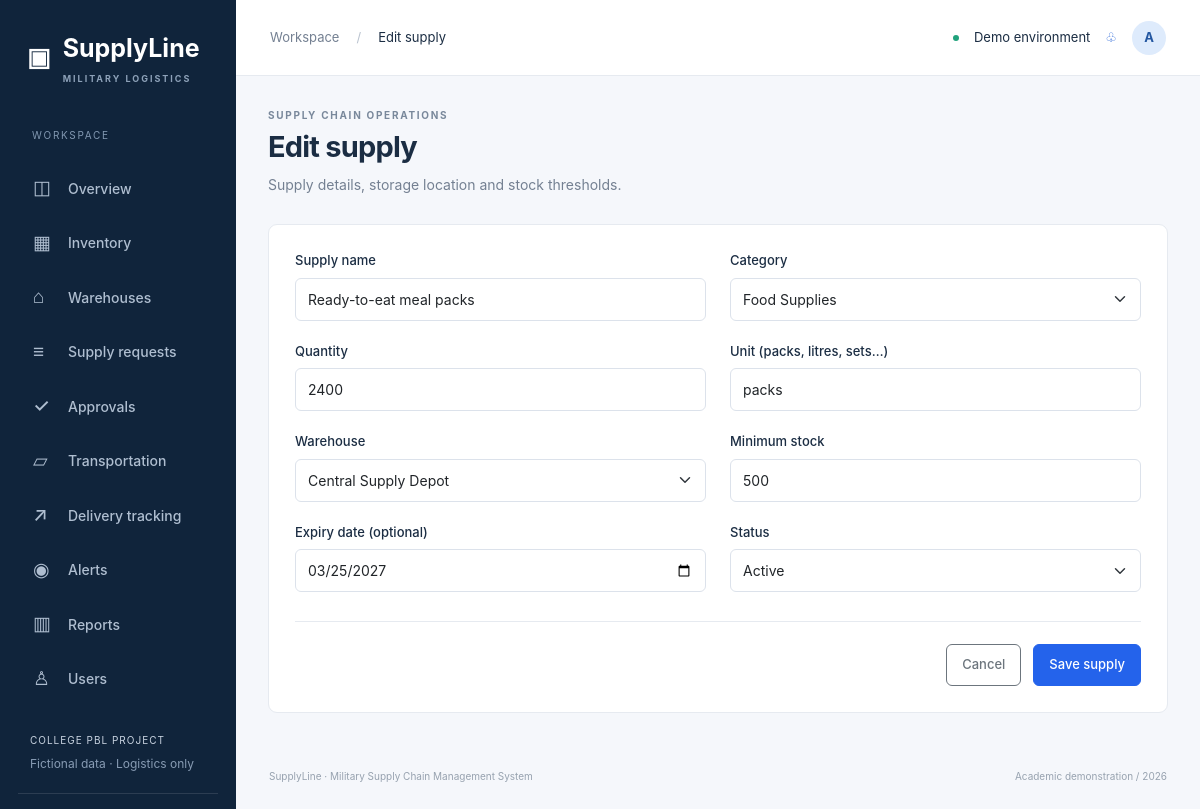
Screenshot of /supplies/1/edit (signed in) with the database file from the repository.
### tables this page shows
CREATE TABLE users(id INTEGER PRIMARY KEY,name TEXT NOT NULL,email TEXT UNIQUE NOT NULL,password TEXT NOT NULL,role TEXT NOT NULL CHECK(role IN ('Admin','Logistics Officer','Warehouse Staff')),warehouse_id INTEGER REFERENCES warehouses(id),CHECK(role!='Warehouse Staff' OR warehouse_id IS NOT NULL));

CREATE TABLE supplies(id INTEGER PRIMARY KEY,name TEXT NOT NULL,category TEXT NOT NULL,quantity INTEGER NOT NULL CHECK(quantity>=0),unit TEXT NOT NULL,warehouse_id INTEGER NOT NULL REFERENCES warehouses(id),minimum_stock INTEGER NOT NULL CHECK(minimum_stock>=0),expiry_date TEXT,status TEXT NOT NULL CHECK(status IN ('Active','Inactive')));

### app.py (the view, shortened to what this page needs)
@app.route('/supplies/add', methods=['GET','POST'])
@app.route('/supplies/<int:ident>/edit', methods=['GET','POST'])
@roles('Admin')
def supply_form(ident=None):
    supply = get_record('supplies', ident) if ident else None
    return render_template('edit_supply.html' if supply else 'add_supply.html', title='Edit supply' if supply else 'Add supply', supply=supply, warehouses=rows('SELECT * FROM warehouses'))

### app.py (called while the page is built)
def db():
    if 'db' not in g:
        g.db = sqlite3.connect(app.config['DATABASE'])
        g.db.row_factory = sqlite3.Row
        g.db.execute('PRAGMA foreign_keys=ON')
    return g.db

def rows(sql, args=()):
    return db().execute(sql, args).fetchall()

def one(sql, args=()):
    return db().execute(sql, args).fetchone()

def get_record(table, ident):
    result = one(f'SELECT * FROM {table} WHERE id=?', (ident,))
    if result is None:
        abort(404)
    return result

def roles(*allowed):
    def decorate(fn):
        @wraps(fn)
        def wrapped(*args, **kwargs):
            if not g.user:
                return redirect(url_for('login'))
            if allowed and g.user['role'] not in allowed:
                abort(403)
            return fn(*args, **kwargs)
        return wrapped
    return decorate

@app.before_request
def authenticate():
    g.user = one('SELECT * FROM users WHERE id=?', (session['user_id'],)) if session.get('user_id') else None
    session.setdefault('csrf', secrets.token_hex(24))
    if request.method == 'POST' and not secrets.compare_digest(session['csrf'], request.form.get('csrf', '')):
        abort(400, 'Invalid form token. Refresh the page and try again.')

@app.context_processor
def context():
    return dict(user=g.user, csrf=session.get('csrf'), categories=CATEGORIES, roles_list=ROLES, today=date.today().isoformat())

### templates/edit_supply.html
{% extends 'add_supply.html' %}

### templates/base.html
<!doctype html><html lang="en"><head><meta charset="utf-8"><meta name="viewport" content="width=device-width,initial-scale=1"><title>{{title}} · SupplyLine</title><link rel="stylesheet" href="{{url_for('static',filename='vendor/bootstrap.min.css')}}"><link rel="stylesheet" href="{{url_for('static',filename='css/style.css')}}"></head><body>{% if user %}<aside id="sidebar"><a class="brand" href="/">▣ <span>SupplyLine<small>MILITARY LOGISTICS</small></span></a><div class="workspace-label">WORKSPACE</div><nav>{% for endpoint,label,icon in [('dashboard','Overview','◫'),('inventory_page','Inventory','▦'),('warehouses_page','Warehouses','⌂'),('requests_page','Supply requests','≡'),('approvals','Approvals','✓'),('transportation','Transportation','▱'),('tracking','Delivery tracking','↗'),('alerts','Alerts','◉'),('reports','Reports','▥'),('users_page','Users','♙')] %}{% if user.role!='Warehouse Staff' or endpoint in ['dashboard','inventory_page','warehouses_page','tracking','alerts'] %}{% if endpoint!='users_page' or user.role=='Admin' %}<a class="{{'active' if request.endpoint==endpoint}}" href="{{url_for(endpoint)}}"><span>{{icon}}</span>{{label}}</a>{% endif %}{% endif %}{% endfor %}</nav><div class="sidebar-bottom"><div class="demo-note">COLLEGE PBL PROJECT<small>Fictional data · Logistics only</small></div><a class="profile-link" href="{{url_for('profile')}}"><b class="avatar">{{user.name[:1]}}</b><span>{{user.name}}<small>{{user.role}}</small></span></a><form method="post" action="{{url_for('logout')}}"><input type="hidden" name="csrf" value="{{csrf}}"><button class="logout">↪ Sign out</button></form></div></aside>{% endif %}<div class="{{'shell' if user else 'login-shell'}}">{% if user %}<header><div><button id="menu-toggle" aria-label="Toggle navigation">☰</button><span class="muted">Workspace</span><span class="crumb">/</span>{{title}}</div><div class="header-right"><span class="live-dot"></span> Demo environment <a href="{{url_for('alerts')}}" aria-label="View alerts">♧</a><a class="avatar" href="{{url_for('profile')}}">{{user.name[:1]}}</a></div></header>{% endif %}<main>{% for category,message in get_flashed_messages(with_categories=true) %}<div role="alert" class="alert alert-{{category}}">{{message}}</div>{% endfor %}{% block content %}{% endblock %}</main>{% if user %}<footer>SupplyLine · Military Supply Chain Management System <span>Academic demonstration / {{today[:4]}}</span></footer>{% endif %}</div><script src="{{url_for('static',filename='js/script.js')}}"></script>{% block scripts %}{% endblock %}</body></html>

### templates/macros.html
{% macro badge(status) %}<span class="status status-{{status|lower|replace(' ','-')}}">{{status}}</span>{% endmacro %}{% macro input(name,label,value='',type='text',required=true) %}<label class="field">{{label}}<input class="form-control" type="{{type}}" name="{{name}}" value="{{request.form.get(name,value) or ''}}" {% if required %}required{% endif %} {% if type=='number' %}min="0" max="100000000" step="1"{% endif %}></label>{% endmacro %}{% macro csrf_field() %}<input type="hidden" name="csrf" value="{{csrf}}">{% endmacro %}{% macro heading(title,description) %}<div class="page-heading"><div><div class="eyebrow">SUPPLY CHAIN OPERATIONS</div><h1>{{title}}</h1><p>{{description}}</p></div></div>{% endmacro %}

### static/css/style.css (style rules this page uses)
:root { --navy:#10243b;--blue:#2463eb;--muted:#748092;--border:#e6eaf0;--bg:#f5f7fb;--ink:#1b2d43 }
* { box-sizing:border-box }
body { margin:0;background:var(--bg);color:var(--ink);font-family:Inter,-apple-system,BlinkMacSystemFont,'Segoe UI',sans-serif;font-size:14px }
a { color:#2764d6;text-decoration:none }
h1 { font-size:29px;letter-spacing:-.8px;font-weight:700;margin:7px 0 9px }
p { line-height:1.6 }
small { font-size:12px }
aside { position:fixed;inset:0 auto 0 0;width:236px;background:var(--navy);color:#c8d3e0;padding:30px 18px;display:flex;flex-direction:column;z-index:30 }
.brand { color:#fff;display:flex;gap:12px;font-size:25px;font-weight:750;align-items:center;padding:0 9px }
.brand small { display:block;letter-spacing:2px;font-size:9px;color:#8da1b8;margin-top:4px }
.workspace-label { font-size:10px;letter-spacing:1.7px;color:#8298b1;margin:43px 14px 16px }
nav a { display:flex;gap:13px;align-items:center;color:#afbed0;padding:11px 15px;border-radius:7px;margin:4px 0;font-weight:500 }
nav a span { font-size:19px;width:22px }
.sidebar-bottom { margin-top:auto }
.demo-note { font-size:10px;letter-spacing:1px;padding:25px 12px 20px;border-bottom:1px solid #2c3d52 }
.demo-note small { display:block;letter-spacing:0;color:#879bb3;margin-top:7px }
.avatar { display:inline-flex;border-radius:50%;background:#deebfc;color:#2457a1;align-items:center;justify-content:center;width:34px;height:34px;font-size:13px;font-weight:700 }
.shell { margin-left:236px }
header { height:76px;border-bottom:1px solid var(--border);background:#fff;display:flex;justify-content:space-between;align-items:center;padding:0 34px;font-size:13px }
.crumb { padding:0 17px;color:#bac3cf }
.header-right { display:flex;gap:15px;align-items:center }
.live-dot { width:6px;height:6px;background:#20a27c;border-radius:50% }
.muted { color:var(--muted) }
main { max-width:1680px;margin:auto;padding:32px }
.page-heading { display:flex;justify-content:space-between;align-items:center;margin-bottom:28px }
.page-heading p { color:var(--muted);margin:0 }
.eyebrow { font-size:10px;letter-spacing:1.7px;font-weight:700;color:#79889b }
footer { display:flex;justify-content:space-between;padding:0 33px 25px;color:#97a2af;font-size:10px }
.field { display:block;font-size:13px;font-weight:500;margin-bottom:21px }
.form-control,.form-select { font-size:14px;padding:10px 12px;border-color:#dce2eb;margin-top:7px }
button,a,input,select,summary { outline-offset:4px }
aside { overflow-y:auto }

### rows the page displays
users: name "A"
supplies: name "Ready-to-eat meal packs", quantity "2400", unit "packs", minimum_stock "500", expiry_date "03/25/2027"

### other values shown
{{ icon }} "◫" "▦" "⌂" "≡" "✓" "▱" "↗" "◉" "▥" "♙"
{{ label }} "Overview" "Inventory" "Warehouses" "Supply requests" "Approvals" "Transportation" "Delivery tracking" "Alerts" "Reports" "Users"
{{ title }} "Edit supply"
{{ description }} "Supply details, storage location and stock thresholds."
{{ label }} "Supply name Quantity Unit (packs, litres, sets…) Minimum stock Expiry date (optional)"
form field category "Food Supplies"
form field warehouse_id "Central Supply Depot"
form field status "Active"
